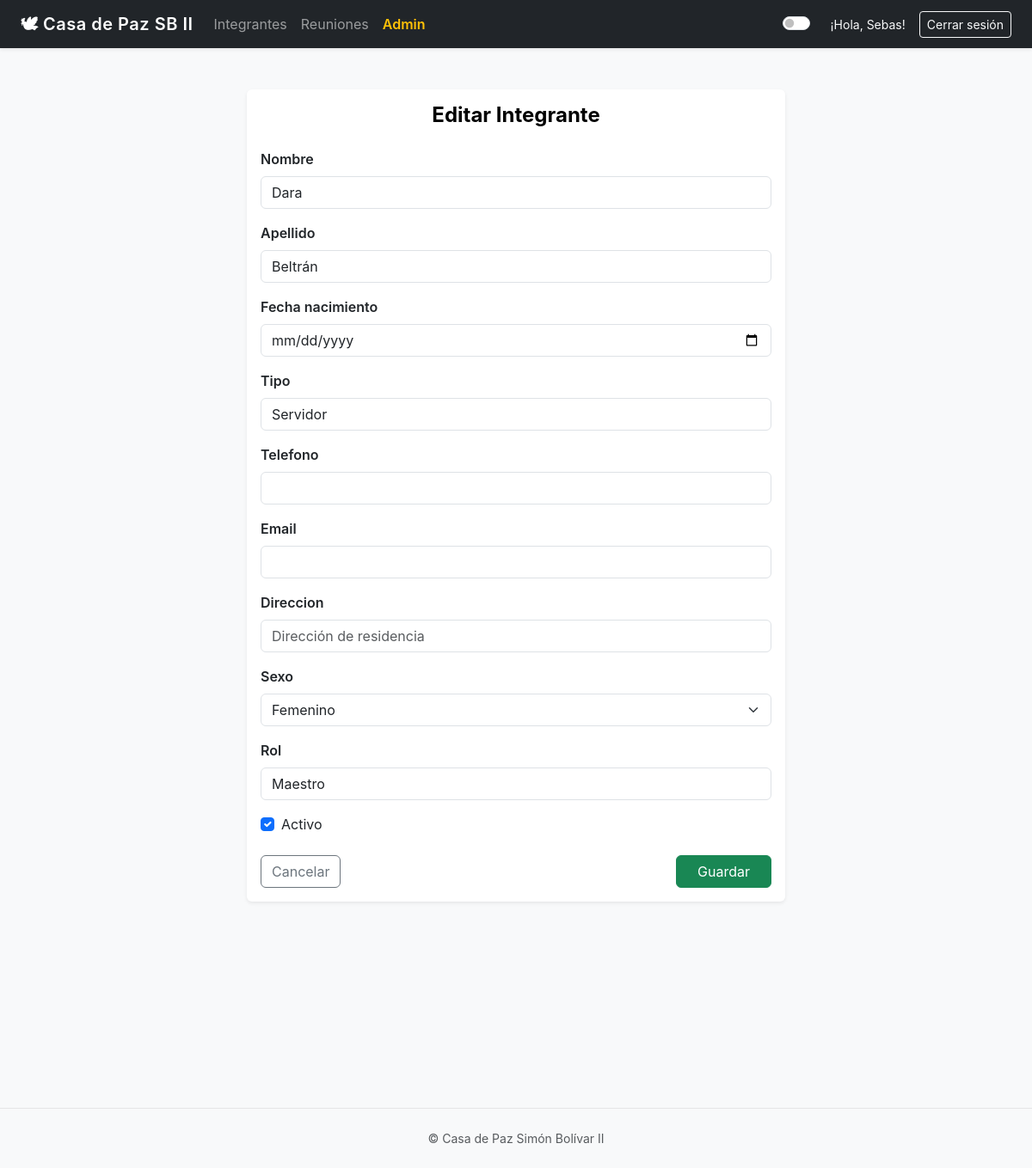
Page /integrantes/2/editar/ (signed in) on the committed database.
### asistencia/models.py (models this page shows, shortened)
class Integrante(models.Model):
    SEXO_CHOICES = [
        ('M', 'Masculino'),
        ('F', 'Femenino'),
    ]
    nombre = models.CharField(max_length=100)
    apellido = models.CharField(max_length=100)
    fecha_nacimiento = models.DateField(null=True, blank=True)
    tipo = models.CharField(
        max_length=10,
        choices=[('niño', 'Niño'), ('joven', 'Joven'), ('servidor', 'Servidor')]
    )
    telefono = models.CharField(max_length=50, null=True, blank=True)
    email = models.EmailField(null=True, blank=True)
    ultima_asistencia = models.DateField(null=True, blank=True)
    descripcion = models.TextField(blank=True, null=True)
    activo = models.BooleanField(default=True)
    rol = models.CharField(
        max_length=10,
        choices=[('Maestro', 'Maestro'), ('Lider', 'Líder')],
        null=True,
        blank=True
    )
    direccion = models.CharField(
        max_length=255,
        blank=True,
        null=True
    )
    sexo = models.CharField(
        max_length=1,
        choices=SEXO_CHOICES,
        blank=True,
        null=True
    )
    foto = CloudinaryField(
        'image',
        blank=True,
        null=True,
        default='user_default'
    )

### asistencia/views.py (the view)
# urls.py: path('integrantes/<int:pk>/editar/', IntegranteUpdateView.as_view(), name='integrante_update'),
class IntegranteUpdateView(LoginRequiredMixin, UpdateView):
    model = Integrante
    form_class = IntegranteForm
    template_name = 'asistencia/integrante_form.html'
    success_url = reverse_lazy('integrante_list')

### asistencia/templates/asistencia/integrante_form.html (shortened to what this page needs)
{% extends 'asistencia/base.html' %}
{% block content %}
<div class="container mt-4" style="max-width: 650px;">
    <div class="card shadow-sm border-0">
        <div class="card-body">
            <h4 class="fw-bold mb-4 text-center title-text">
                {% if object %}Editar{% else %}Nuevo{% endif %} Integrante
            </h4>
            <form method="post">
                {% for field in form %}
                    {% if field.field.widget.input_type == "checkbox" %}
                        <div class="form-check mb-3">
                            {{ field }}
                            <label class="form-check-label">
                                {{ field.label }}
                            </label>
                        </div>
                    {% else %}
                        <div class="mb-3">
                            <label class="form-label fw-semibold">
                                {{ field.label }}
                            </label>
                            {{ field }}
                        </div>
                    {% endif %}
                {% endfor %}
                <div class="d-flex justify-content-between mt-4">
                    <a href="{% url 'integrante_list' %}" class="btn btn-outline-secondary">
                        Cancelar
                    </a>
                    <button type="submit" class="btn btn-success px-4">
                        Guardar
                    </button>
                </div>
            </form>
        </div>
    </div>
</div>
{% endblock %}

### asistencia/templates/asistencia/base.html (shortened to what this page needs)
{% load static %}
<!doctype html>
<html lang="es" data-bs-theme="light">
<head>
  <link href="https://cdn.jsdelivr.net/npm/bootstrap@5.3.0/dist/css/bootstrap.min.css" rel="stylesheet">
  <link rel="stylesheet" href="{% static 'asistencia/css/styles.css' %}">
</head>
<body class="bg-light {% if request.user.is_authenticated %}authenticated{% endif %}">
  {% if request.user.is_authenticated %}
  <nav class="navbar navbar-expand-lg navbar-dark bg-dark shadow-sm">
    <div class="container-fluid px-4">
      <a class="navbar-brand fw-semibold" href="{% url 'dashboard' %}">
        🕊 Casa de Paz SB II
      </a>
      <div class="collapse navbar-collapse" id="navbarNav">
        <ul class="navbar-nav me-auto mb-2 mb-lg-0">
          <li class="nav-item">
            <a class="nav-link" href="{% url 'integrante_list' %}">Integrantes</a>
          </li>
          <li class="nav-item">
            <a class="nav-link" href="{% url 'reunion_list' %}">Reuniones</a>
          </li>
          {% if request.user.is_superuser %}
          <li class="nav-item">
            <a class="nav-link text-warning fw-semibold" href="/admin/">
              Admin
            </a>
          </li>
          {% endif %}
        </ul>
        <ul class="navbar-nav align-items-center">
          <li class="nav-item me-3">
            <div class="form-check form-switch">
              <input class="form-check-input" type="checkbox" id="theme-toggle" title="Cambiar tema">
            </div>
          </li>
          <li class="nav-item me-3 text-light small">
            ¡Hola, {{ request.user.username }}!
          </li>
          <li class="nav-item">
            <form method="post" action="{% url 'logout' %}">
              <button class="btn btn-outline-light btn-sm">
                Cerrar sesión
              </button>
            </form>
          </li>
        </ul>
      </div>
    </div>
  </nav>
  {% endif %}
  <main class="{% if request.user.is_authenticated %}container-fluid{% else %}container{% endif %} my-5">
    {% block content %}
    {% endblock %}
  </main>
  <br>
  <br>
  <br>
  <br>
  <br>
  <br>
  <br>
  <br>
  <footer class="text-center text-muted small py-4">
    © {{ now|date:"Y" }} Casa de Paz Simón Bolívar II
  </footer>
</body>
</html>

### asistencia/static/asistencia/css/styles.css (style rules this page uses)
body { font-family: 'Inter', system-ui, -apple-system, BlinkMacSystemFont, sans-serif; }
.navbar-brand { letter-spacing: 0.5px; }
main { min-height: 70vh; }
footer { border-top: 1px solid #e5e5e5; }
:root { --bg: #f4f6f9; --card-bg: #ffffff; --text: #212529; --muted: #6c757d; --primary: #0d6efd; --input-bg: #ffffff; --border: #dee2e6; }
body { background: var(--bg); color: var(--text); }
body.authenticated main { padding-left: 2rem !important; padding-right: 2rem !important; }

### asistencia/templates/asistencia/base.html (style rules this page uses)
.title-text { color: #000; }

### rows in the picture
Integrante: form "Dara" "Beltrán" "Servidor" "Femenino" "Maestro", form "☑"

### other values in the picture
{{ request.user.username }} "Sebas"
{{ field.label }} "Nombre" "Apellido" "Fecha nacimiento" "Tipo" "Telefono" "Email" "Direccion" "Sexo" "Rol"
{{ field.label }} "Activo"
